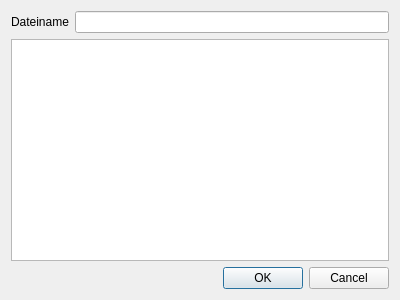
<?xml version="1.0" encoding="UTF-8"?>
<ui version="4.0">
 <class>FileChoose</class>
 <widget class="QDialog" name="FileChoose">
  <property name="geometry">
   <rect>
    <x>0</x>
    <y>0</y>
    <width>400</width>
    <height>300</height>
   </rect>
  </property>
  <property name="windowTitle">
   <string>Dialog</string>
  </property>
  <layout class="QVBoxLayout" name="verticalLayout">
   <item>
    <layout class="QHBoxLayout" name="horizontalLayout">
     <item>
      <widget class="QLabel" name="label">
       <property name="text">
        <string>Dateiname</string>
       </property>
      </widget>
     </item>
     <item>
      <widget class="QLineEdit" name="fileName"/>
     </item>
    </layout>
   </item>
   <item>
    <widget class="QListWidget" name="fileChoose"/>
   </item>
   <item>
    <widget class="QDialogButtonBox" name="buttonBox">
     <property name="orientation">
      <enum>Qt::Horizontal</enum>
     </property>
     <property name="standardButtons">
      <set>QDialogButtonBox::Cancel|QDialogButtonBox::Ok</set>
     </property>
    </widget>
   </item>
  </layout>
 </widget>
 <resources/>
 <connections>
  <connection>
   <sender>buttonBox</sender>
   <signal>accepted()</signal>
   <receiver>FileChoose</receiver>
   <slot>accept()</slot>
   <hints>
    <hint type="sourcelabel">
     <x>248</x>
     <y>254</y>
    </hint>
    <hint type="destinationlabel">
     <x>157</x>
     <y>274</y>
    </hint>
   </hints>
  </connection>
  <connection>
   <sender>buttonBox</sender>
   <signal>rejected()</signal>
   <receiver>FileChoose</receiver>
   <slot>reject()</slot>
   <hints>
    <hint type="sourcelabel">
     <x>316</x>
     <y>260</y>
    </hint>
    <hint type="destinationlabel">
     <x>286</x>
     <y>274</y>
    </hint>
   </hints>
  </connection>
 </connections>
</ui>
